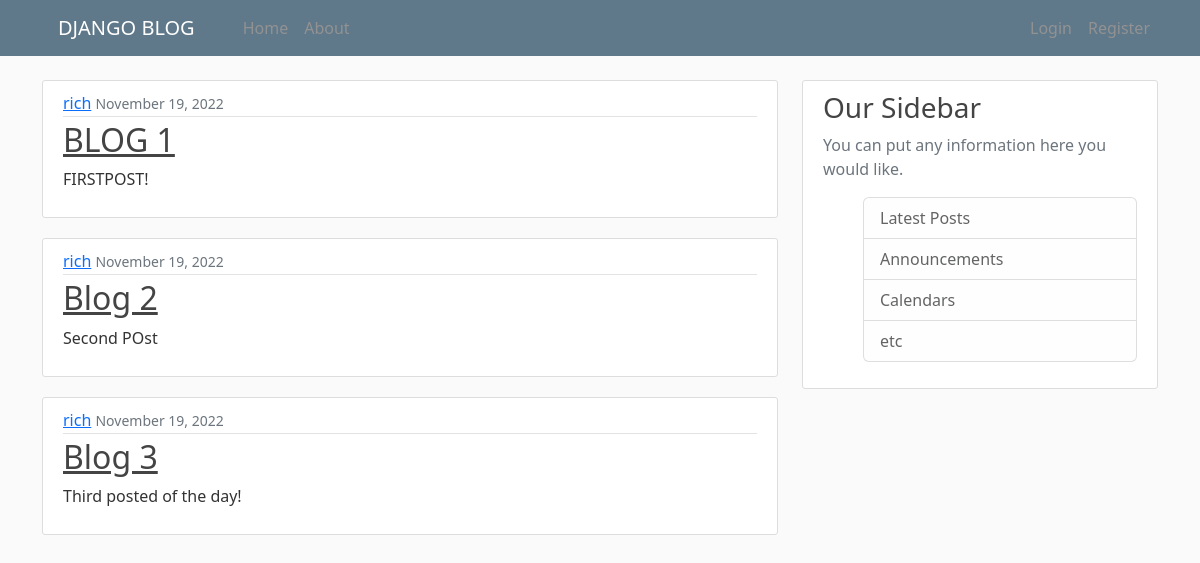
The page / on the database its author committed.
### blog/models.py (models this page shows, shortened)
class Post(models.Model):
    title = models.CharField(max_length=100)
    content = models.TextField()
    date_posted = models.DateTimeField(default=timezone.now)
    author = models.ForeignKey(User, on_delete=models.CASCADE)

### blog/views.py (the view)
# urls.py: path('', views.home, name='blog-home'),
def home(request):
    context = {
        'posts': Post.objects.all()
    }
    return render(request, 'blog/home.html', context)

### blog/templates/blog/home.html
{% extends "blog/base.html" %}
{% block content %}
    {% for post in posts %}
        <article class="media content-section">
            <div class="media-body">
                <div class="article-metadata">
                    <a class="mr-2" href="#">{{ post.author }}</a>
                    <small class="text-muted">{{ post.date_posted|date:"F d, Y" }}</small>
                </div>
                <h2><a class="article-title">{{ post.title }}</a></h2>
                <p class="article-content">{{ post.content }}</p>
            </div>
        </article>
    {% endfor %}
{% endblock content %}

### blog/templates/blog/base.html (shortened to what this page needs)
{% load static %}
<!DOCTYPE html>
<html lang="en">
<head>
    <link rel="stylesheet" href="https://cdn.jsdelivr.net/npm/bootstrap@5.2.2/dist/css/bootstrap.rtl.min.css">
    <link rel="stylesheet" type="text/css" href="{% static 'blog/main.css' %}">
</head>
<body>
    <header class="site-header">
        <nav class="navbar navbar-expand-lg navbar-dark bg-steel fixed-top">
            <div class="container">
              <a class="navbar-brand" href="{% url 'blog-home' %}">DJANGO BLOG</a>
              <div class="collapse navbar-collapse" id="navbarNav">
                <ul class="navbar-nav">
                  <li class="nav-item">
                    <a class="nav-link active" aria-current="page" href="{% url 'blog-home' %}">Home</a>
                  </li>
                  <li class="nav-item">
                    <a class="nav-link" href="{% url 'blog-about' %}">About</a>
                  </li>
                </ul>
              </div>
              <div class="navbar-nav">
                {% if user.is_authenticated %}
                <a class="nav-item nav-link" >Hello, {{user.username}}</a>
                <a class="nav-item nav-link" href="{% url 'profile'%}">View Profile</a>
                <a class="nav-item nav-link" href="{% url 'logout'%}">Logout</a>
                {% else %}
                  <a class="nav-item nav-link" href="{% url 'login'%}">Login</a>
                  <a class="nav-item nav-link" href="{% url 'register'%}">Register</a>
                {% endif %}
              </div>
            </div>
        </nav>
    </header>
    <main role="main" class="container">
        <div class="row">
            <div class="col-md-8">
                {% block content %}{% endblock %}
            </div>
            <div class="col-md-4">
                <div class="content-section">
                    <h3>Our Sidebar</h3>
                    <p class="text-muted">You can put any information here you would like.
                        <ul class="list-group">
                            <li class="list-group-item list-group-item-light">Latest Posts</li>
                            <li class="list-group-item list-group-item-light">Announcements</li>
                            <li class="list-group-item list-group-item-light">Calendars</li>
                            <li class="list-group-item list-group-item-light">etc</li>
                        </ul>
                    </p>
                </div>
            </div>
        </div>
    </main>
</body>
</html>

### blog/static/blog/main.css (style rules this page uses)
body { background: #fafafa; color: #333333; margin-top: 5rem; }
h1, h2, h3, h4, h5, h6 { color: #444444; }
ul { margin: 0; }
.bg-steel { background-color: #5f788a; }
.site-header .navbar-nav .nav-link { color: rgb(146, 146, 146); }
.site-header .navbar-nav .nav-link.active { font-weight: 500; }
.content-section { background: #ffffff; padding: 10px 20px; border: 1px solid #dddddd; border-radius: 3px; margin-bottom: 20px; }
.article-title { color: #444444; }
.article-content { white-space: pre-line; }
.article-metadata { padding-bottom: 1px; margin-bottom: 4px; border-bottom: 1px solid #e3e3e3; }

### rows shown on the page
Post: author "rich", date_posted "November 19, 2022", title "BLOG 1", content "FIRSTPOST!"
Post: author "rich", date_posted "November 19, 2022", title "Blog 2", content "Second POst"
Post: author "rich", date_posted "November 19, 2022", title "Blog 3", content "Third posted of the day!"
